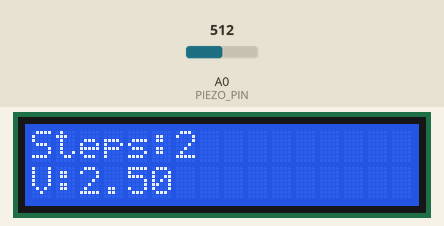
Recording of a sketch running on a simulated Arduino Uno, built with avr-gcc and run on an emulated ATmega328P. Shown: 16×2 character LCD. The inputs (shaded band) are chosen by the test bench; at power-on: A0 (PIEZO_PIN) = 512. What the sketch prints to the serial monitor is not drawn.

Above: at 3.2 s.
3.3 s: A0 (PIEZO_PIN) set to 0
At 4.3 s:
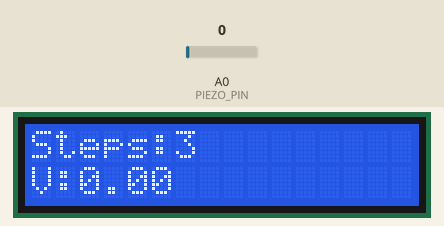
5.0 s: A0 (PIEZO_PIN) set to 122
At 5.7 s:
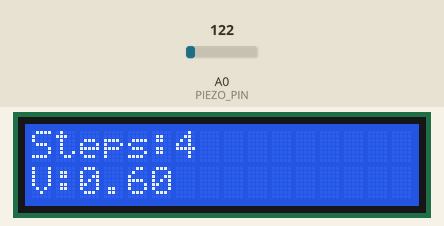
7.4 s: A0 (PIEZO_PIN) set to 306
At 8.04 s:
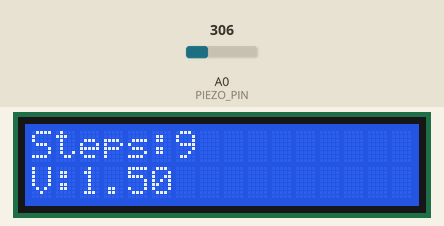
9.7 s: A0 (PIEZO_PIN) set to 4
At 10.38 s:
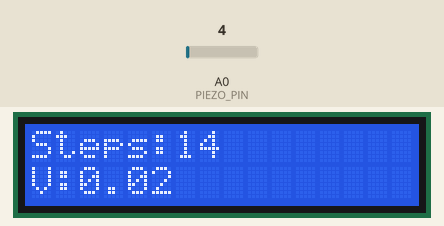
12.1 s: A0 (PIEZO_PIN) set to 1
At 13.1 s:
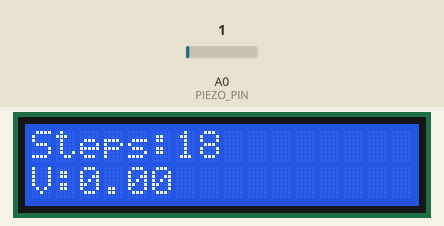
Timing chart, 0 to 14.6 s (numbered marks = the images above; inputs shaded):
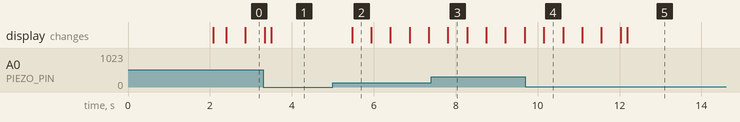

Measured:
- after the input at 5.0 s, the display: changes after 0.47 s (image 2)
- what the display in image 2 shows lasts 0.4 s, from 5.5 s to 5.9 s

The sketch:

sketch_apr15a.ino
```cpp
#include <Wire.h>
#include <LiquidCrystal_I2C.h>

LiquidCrystal_I2C lcd(0x27, 16, 2);

const int PIEZO_PIN = A0;
const int THRESHOLD = 2;

int stepCount = 0;
float voltage = 0;

void setup() {
  lcd.init();
  lcd.backlight();
  Serial.begin(9600);
  lcd.setCursor(0,0);
  lcd.print("Footstep Energy");
  delay(2000);
  lcd.clear();
}

void loop() {
  int rawValue = analogRead(PIEZO_PIN);

  // Print for debugging
  Serial.println(rawValue);

  voltage = (rawValue / 1023.0) * 5.0;

  // Simple step detection
  if (rawValue > THRESHOLD) {
    stepCount++;
    delay(300); // debounce
  }

  // Display
  lcd.clear();
  lcd.setCursor(0, 0);
  lcd.print("Steps:");
  lcd.print(stepCount);

  lcd.setCursor(0, 1);
  lcd.print("V:");
  lcd.print(voltage, 2);

  delay(150);
}
```
